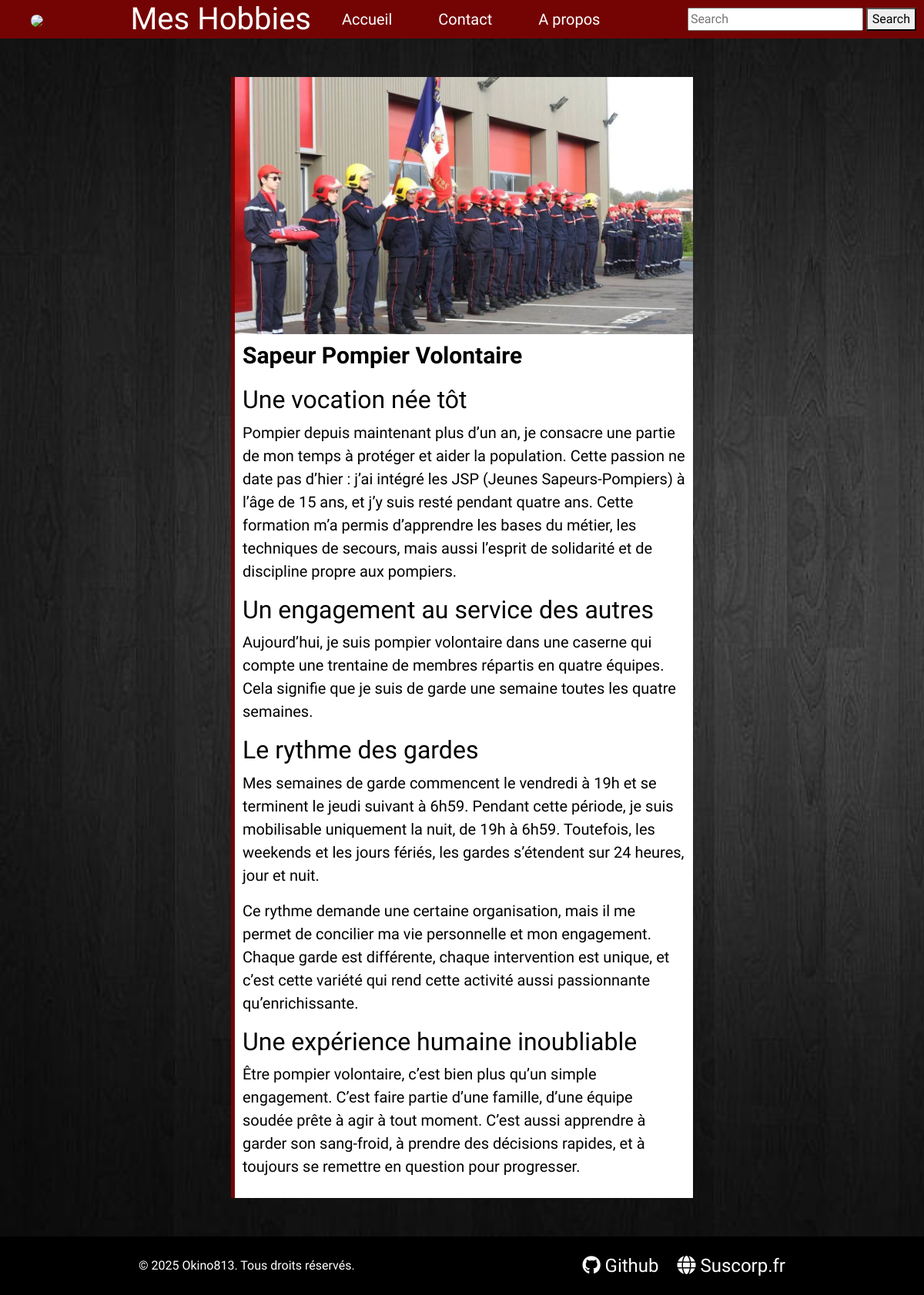
The app's page /blog/article/sapeur-pompier with its own data.
### home/models.py (models this page shows, shortened)
class Article(models.Model):
    title = models.CharField(max_length=100)
    body = models.TextField()
    author = models.ForeignKey(Author, on_delete=models.CASCADE)
    date = models.DateField(auto_now=True)
    image = models.ImageField(upload_to='images/')
    slug = models.CharField(max_length=100)

### home/views.py (the view)
# urls.py: path("article/<str:slug>", views.single_article, name="single_article"),
def single_article(request, slug):
    article = Article.objects.get(slug=slug)
    data = {'article' : article}
    return render(request, "home/article.html", data)

### home/templates/home/article.html (shortened to what this page needs)
{% extends 'home/base.html' %}
{% block body %}
<div class="container-OK813">
    <div class="content-OK813">
        <img src="../../media/{{article.image}}">
        <h1>{{article.title}}</h1>
        <div class="contentHtml-OK813">
            {{article.body|safe}}
        </div>
    </div>
</div>
{% endblock %}

### static/css/index.css (style rules this page uses)
body .container-OK813 { display: flex; flex-direction: column; width: 100%; height: 100%; align-items: center; justify-content: center; margin-top: 50px; margin-bottom: 50px; }
body .container-OK813 .content-OK813 { border-left: 5px solid rgb(116, 4, 4); width: 50%; background-color: white; color: black; }
body .container-OK813 .content-OK813 img { width: 100%; }
body .container-OK813 .content-OK813 .contentHtml-OK813 { padding: 10px; font-size: 20px; color: black; }
body .container-OK813 .content-OK813 h1 { font-size: 30px; margin: 0px; padding: 10px; font-weight: bold; }

### records on screen
Article: image (picture), title "Sapeur Pompier Volontaire", body "Une vocation née tôt Pompier depuis maintenant plus d’un an, je consacre une partie de mon temps à protéger et aider la population. Cette passion ne date pas d’hier : j’ai intégré les JSP (Jeunes Sapeurs-Pompiers) à l’âge de 15 ans, et j’y suis resté pendant quatre ans. Cette formation m’a permis d’apprendre les bases du métier, les techniques de secours, mais aussi l’esprit de solidarité et de discipline propre aux pompiers. Un engagement au service des autres Aujourd’hui, je suis pompier volontaire dans une caserne qui compte une trentaine de membres répartis en quatre équipes. Cela signifie que je suis de garde une semaine toutes les quatre semaines. Le rythme des gardes Mes semaines de…"
